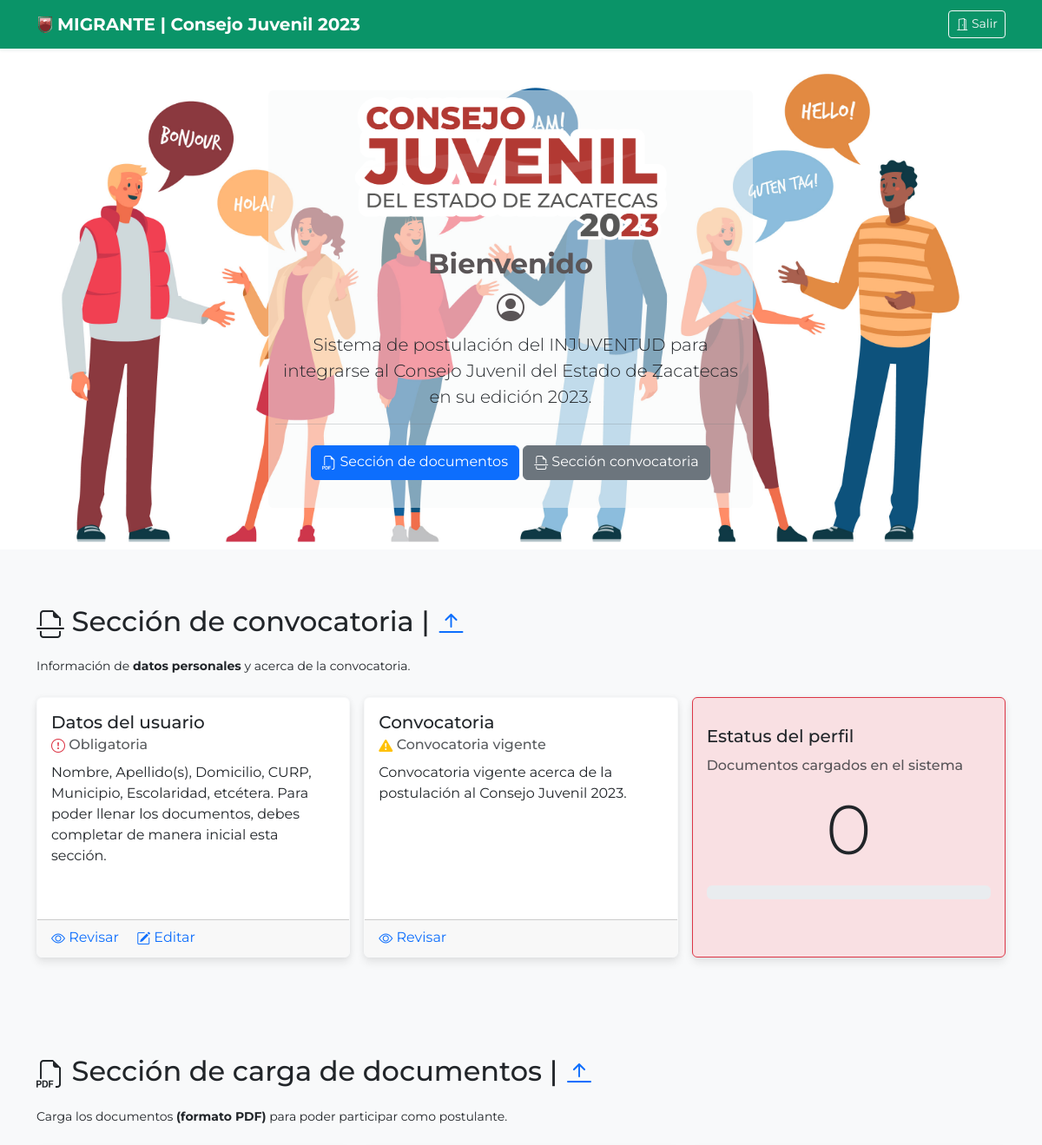
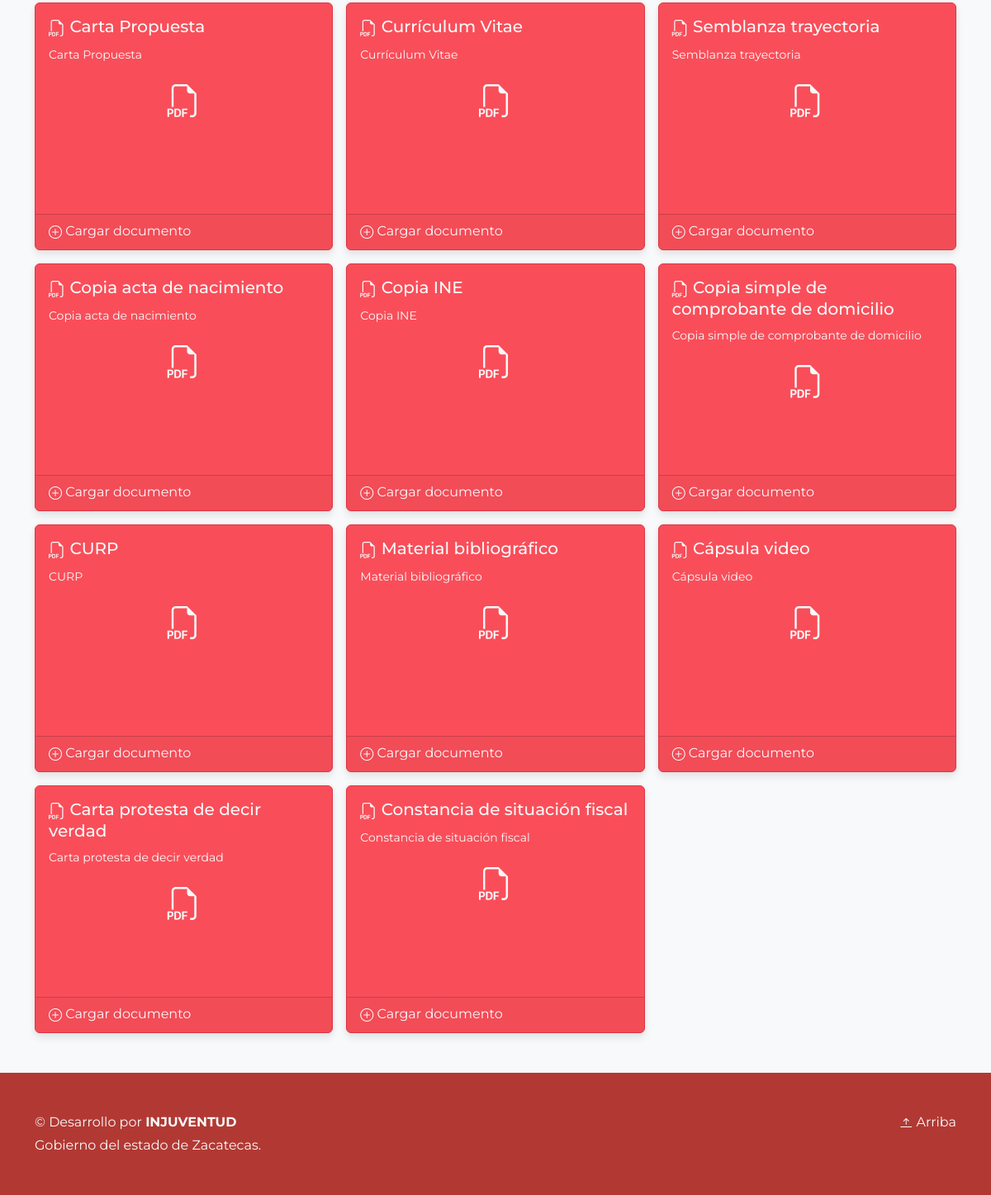
The app's page /sistema/migrante/index.php with its own data (2 pictures, top to bottom).
### tables this page shows
CREATE TABLE IF NOT EXISTS `catalogo_documentos` (
  `id` int(11) NOT NULL,
  `documento` varchar(50) NOT NULL,
  `subtitulo` varchar(50) NOT NULL,
  `descripcion` varchar(300) NOT NULL,
  `link` varchar(200) DEFAULT NULL
);

### sistema/migrante/query/docs.php (the view, shortened to what this page needs)
<?php
include('qc.php');
$sqlQuery = "SELECT * FROM catalogo_documentos ORDER BY id ASC";
$resultadoQuery = $conn -> query($sqlQuery);
while($rowQuery = $resultadoQuery ->fetch_assoc()){
    $idDoc = $rowQuery['id'];
    $sqlDocs = "SELECT * FROM documentos WHERE id_ext = '$id' AND documento = '$idDoc' ORDER BY id ASC";
    $resultadoDocs = $conn -> query($sqlDocs);
    $no_resultados = mysqli_num_rows($resultadoDocs);
    $rowDocs = $resultadoDocs ->fetch_assoc();
    echo'
        <div class="col">
    ';
        if($no_resultados == 0 || empty($no_resultados)){
            echo '
        <div class="card border-danger text-light" style="height:300px; background-color:rgba(250, 6, 22, 0.7);" id="botonesFiles">
        ';
        }
        else if($no_resultados > 0){
            echo '
        <div class="card border-success  text-light" style="height:300px; background-color:rgba(8, 66, 152, 0.9);">
            ';
        }
          echo'
            <div class="card-body text-justify">
            <h5 class="card-title"><i class="bi bi-filetype-pdf"></i> '.$rowQuery['documento'].'</h5>
            <p>
              <small class="card-text text-justify">'.$rowQuery['descripcion'].'</small>
            </p>
              <p class="text-center h1 h-50"><i class="bi bi-filetype-pdf"></i></p>
            </div>
            <div class="card-footer">
            ';
            if($no_resultados == 0 || empty($no_resultados)){
                echo'
            <a href="#" class="card-link text-light" style="text-decoration: none" data-bs-toggle="modal" data-bs-target="#cargarDoc'.$rowQuery['id'].'"><i class="bi bi-plus-circle"></i> Cargar documento</a>';
            }
            else{
                echo'
            <a href="#" class="card-link text-light" style="text-decoration: none"><i class="bi bi-pencil-square"></i> Editar documento</a>
            <a href="../'.$rowDocs['link'].'" target="_blank" class="card-link text-light" style="text-decoration: none"><i class="bi bi-eye"></i> Visualizar documento</a>
            ';
            }
            echo'
            </div>
          </div>
        </div>
        <div class="modal fade" id="cargarDoc'.$rowQuery['id'].'" data-bs-backdrop="static" data-bs-keyboard="false" tabindex="-1" aria-labelledby="exampleModalLabel" aria-hidden="true">
          <div class="modal-dialog">
            <div class="modal-content">
              <div class="modal-header">
                <h1 class="modal-title fs-5" id="exampleModalLabel">Cargar documento <strong>'.$rowQuery['documento'].'</strong></h1>
                <button type="button" class="btn-close" data-bs-dismiss="modal" aria-label="Close" onclick="window.location.reload();"></button>
              </div>
              <div class="modal-body">
                <form id="upload_form" enctype="multipart/form-data" method="post">';
                ?>
                <?php
                echo'
                  <progress id="progressBar'.$idDoc.'" value="0" max="100" style="width:300px;"></progress>
                  <small id="status'.$idDoc.'"></small>
                  <p id="loaded_n_total'.$idDoc.'"></p>
                </form>
              </div>
              <div class="modal-footer">
                <button type="button" class="btn btn-danger" data-bs-dismiss="modal" onclick="window.location.reload();">Cerrar</button>
              </div>
            </div>
          </div>
        </div>
    ';
}
?>

### sistema/migrante/index.php (style rules this page uses)
body { font-family: 'Montserrat', sans-serif; }
.bi { vertical-align: -.125em; fill: currentColor; }
.card { box-shadow: 0 6px 10px rgba(0,0,0,.08), 0 0 6px rgba(0,0,0,.05); }

### records on screen
catalogo_documentos: documento "Carta Propuesta", descripcion "Carta Propuesta"
catalogo_documentos: documento "Currículum Vitae", descripcion "Currículum Vitae"
catalogo_documentos: documento "Semblanza trayectoria", descripcion "Semblanza trayectoria"
catalogo_documentos: documento "Copia acta de nacimiento", descripcion "Copia acta de nacimiento"
catalogo_documentos: documento "Copia INE", descripcion "Copia INE"
catalogo_documentos: documento "Copia simple de comprobante de domicilio", descripcion "Copia simple de comprobante de domicilio"
catalogo_documentos: documento "CURP", descripcion "CURP"
catalogo_documentos: documento "Material bibliográfico", descripcion "Material bibliográfico"
catalogo_documentos: documento "Cápsula video", descripcion "Cápsula video"
catalogo_documentos: documento "Carta protesta de decir verdad", descripcion "Carta protesta de decir verdad"
catalogo_documentos: documento "Constancia de situación fiscal", descripcion "Constancia de situación fiscal"
